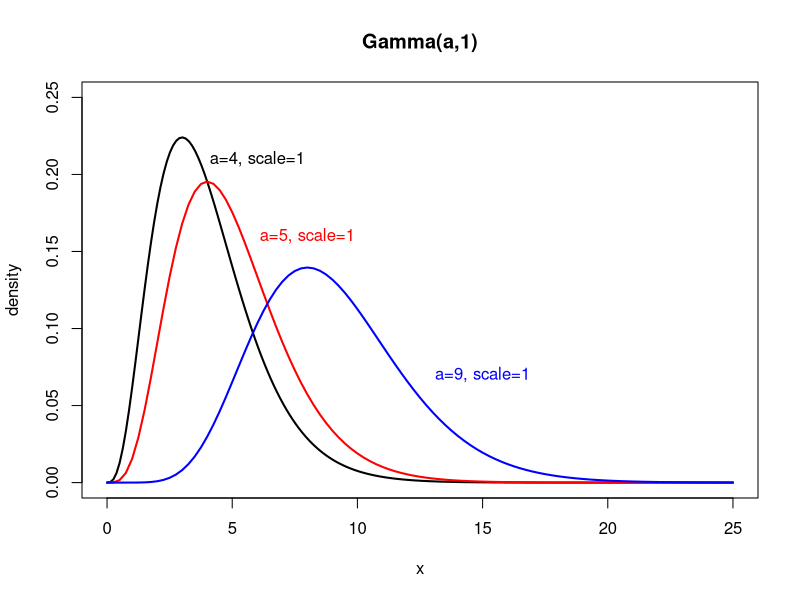
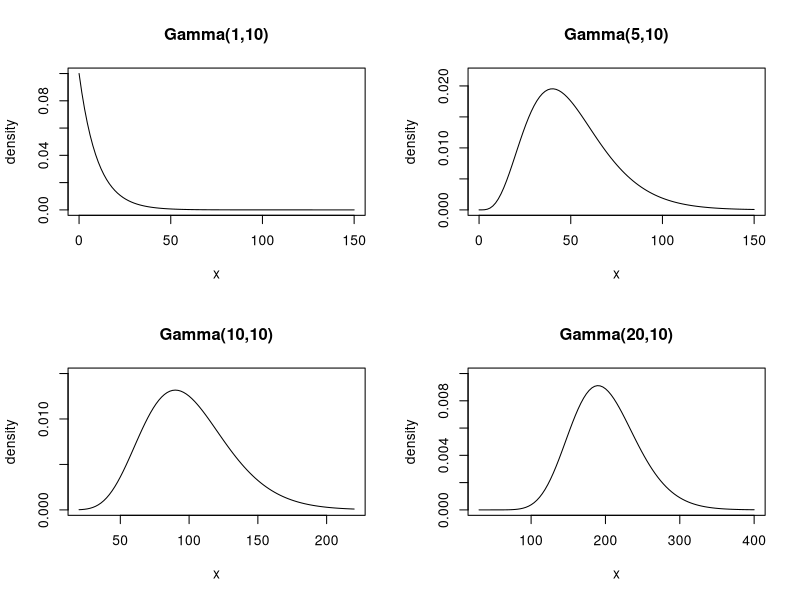
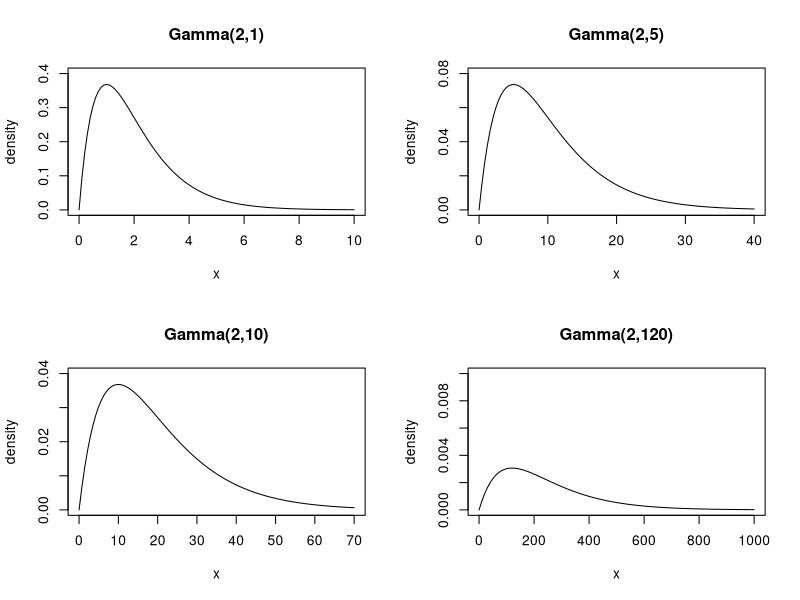
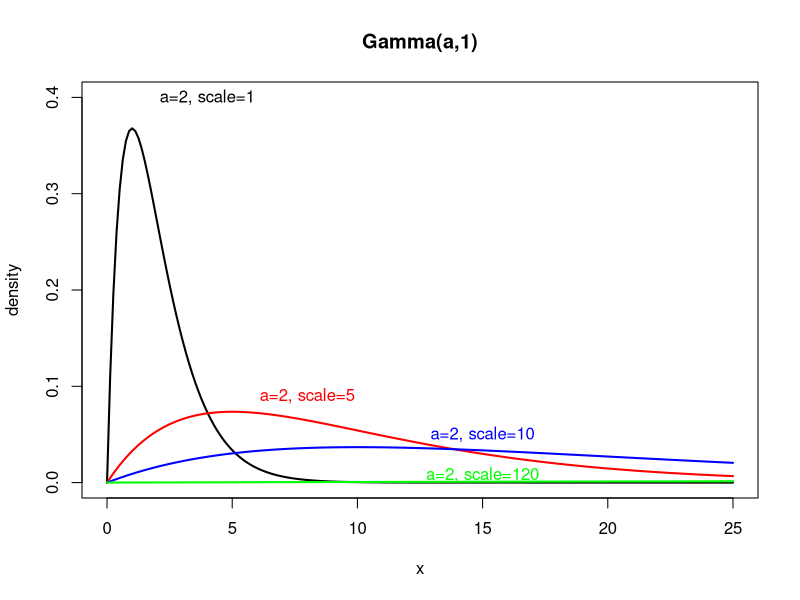
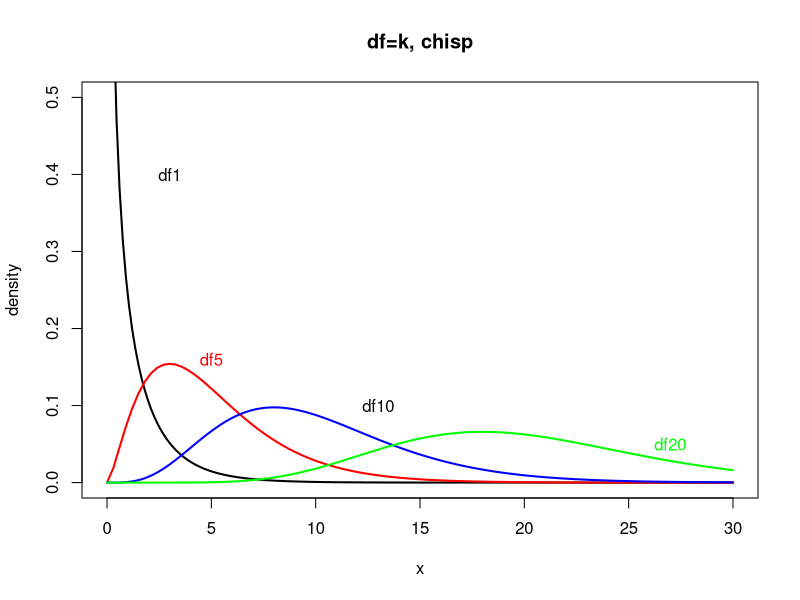
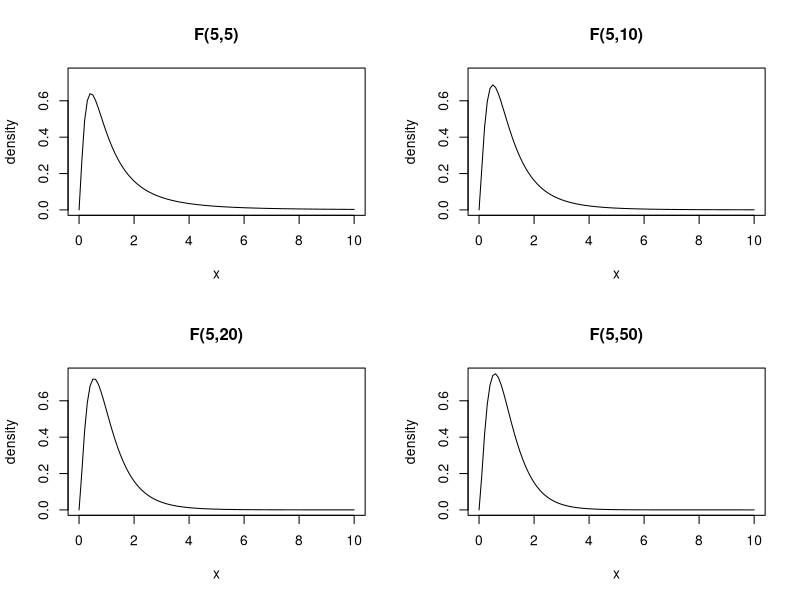
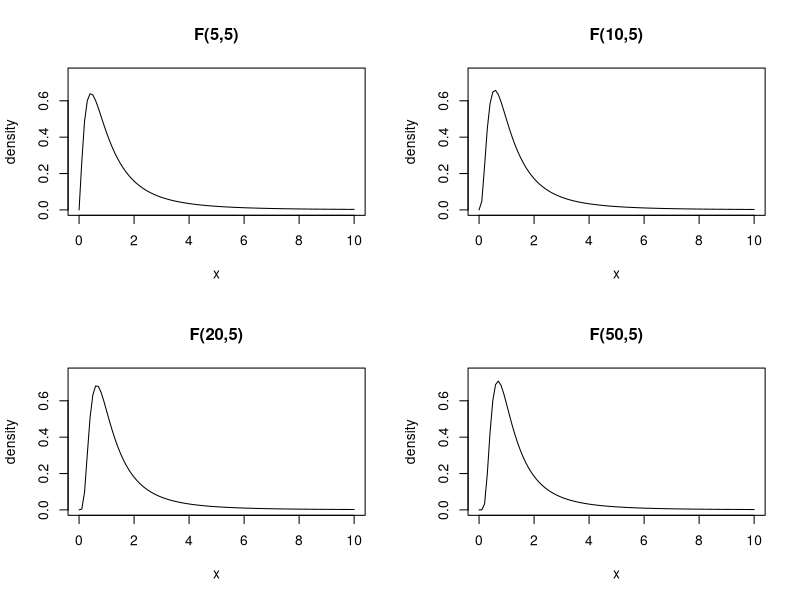
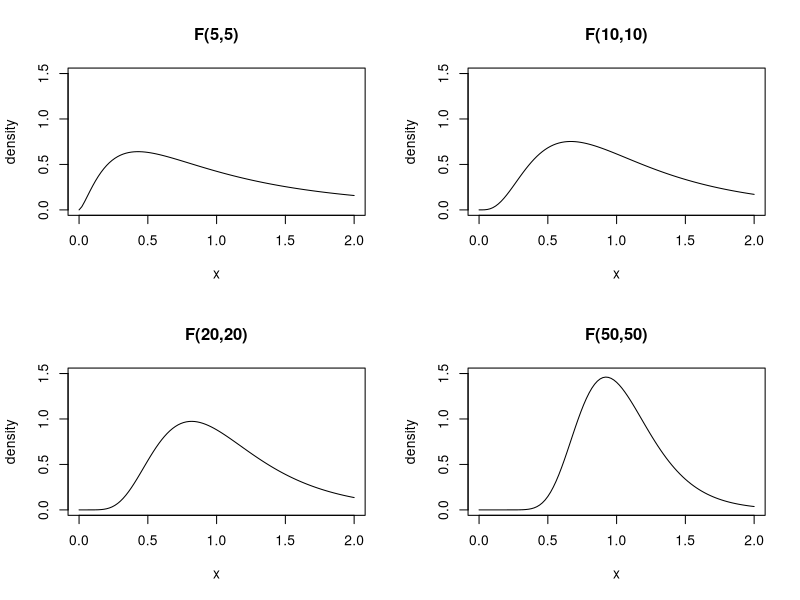

Recreate these plots in R, in order.
#감마분포의 이해 1: Gamma(a,1)의 분포
x <- seq(0,25,length=200)
y <- dgamma(x,shape=4,scale=1)
plot(x,y,type="l", ylim=c(0,0.25), lwd=2, ylab="density", main="Gamma(a,1)")
text(x=6, y=0.21, "a=4, scale=1")


curve(dgamma(x,shape=5,scale=1), lwd=2, col="red", add=T)
text(x=8, y=0.16, "a=5, scale=1", col="red")



curve(dgamma(x,shape=9,scale=1), lwd=2, col="blue", add=T)
text(x=15, y=0.07, "a=9, scale=1", col="blue")
  #shape 모양, scale 퍼진 정도



# 감마분포의 이해2: Gamma(shape=a, scale=10)
par(mfrow=c(2,2))
x <- seq(0,150,length=200)
curve(dgamma(x,1,scale=10),0,150, ylim=c(0,0.1), ylab="density", main="Gamma(1,10)")

x <- seq(0,150,length=200)
curve(dgamma(x,5,scale=10),0,150, ylim=c(0,0.022), ylab="density", main="Gamma(5,10)")


x <- seq(20,220,length=200)
curve(dgamma(x,10,scale=10),20,220, ylim=c(0,0.015), ylab="density", main="Gamma(10,10)")


x <- seq(80,400,length=200)
curve(dgamma(x,20,scale=10),30,400, ylim=c(0,0.01), ylab="density", main="Gamma(20,10)")


# 감마분포의 이해3: Gamma(shape=2, scale=b)

par(mfrow=c(2,2))

curve(dgamma(x,2,scale=1),0,10, ylim=c(0,0.4), ylab="density", main="Gamma(2,1)")

curve(dgamma(x,2,scale=5),0,40, ylim=c(0,0.08), ylab="density", main="Gamma(2,5)")

curve(dgamma(x,2,scale=10),0,70, ylim=c(0,0.04), ylab="density", main="Gamma(2,10)")

curve(dgamma(x,2,scale=120),0,1000, ylim=c(0,0.01), ylab="density", main="Gamma(2,120)")


#이해3. 한화면에
par(mfrow=c(1,1))

x <- seq(0,25,length=200)
y <- dgamma(x,shape=2,scale=1)
plot(x,y,type="l", ylim=c(0,0.4), lwd=2, ylab="density", main="Gamma(a,1)")
text(x=4, y=0.40, "a=2, scale=1")

curve(dgamma(x,shape=2,scale=5), lwd=2, col="red", add=T)
text(x=8, y=0.09, "a=2, scale=5", col="red")

curve(dgamma(x,shape=2,scale=10), lwd=2, col="blue", add=T)
text(x=15, y=0.05, "a=2, scale=10", col="blue")

curve(dgamma(x,shape=2,scale=120), lwd=2, col="green", add=T)
text(x=15, y=0.008, "a=2, scale=120", col="green")


#카이제곱분포 gamma(shape=k/2, scale=2)=chisq(k)
x <- seq(0,30,length=200)
y <- dchisq(x,1)
plot(x,y,type="l", ylim=c(0,0.5), lwd=2, ylab="density", main="df=k, chisp")
text(x=3, y=0.40, "df1")

curve(dchisq(x,5), lwd=2, col="red", add=T)
text(x=5, y=0.16, "df5", col="red")

curve(dchisq(x,10), lwd=2, col="blue", add=T)
text(x=13, y=0.1, "df10")

curve(dchisq(x,20), lwd=2, col="green", add=T)
text(x=27, y=0.05, "df20", col="green")


#f(5,df2)
par(mfrow=c(2,2))

x <- seq(0,15,length=200)
curve(df(x,df1=5,df2=5),0,10, ylim=c(0,0.75), ylab="density", main="F(5,5)")
curve(df(x,df1=5,df2=10),0,10, ylim=c(0,0.75), ylab="density", main="F(5,10)")
curve(df(x,df1=5,df2=20),0,10, ylim=c(0,0.75), ylab="density", main="F(5,20)")
curve(df(x,df1=5,df2=50),0,10, ylim=c(0,0.75), ylab="density", main="F(5,50)")

#f(df1,5)
par(mfrow=c(2,2))
x <- seq(0,15,length=200)
curve(df(x,df1=5,df2=5),0,10, ylim=c(0,0.75), ylab="density", main="F(5,5)")
curve(df(x,df1=10,df2=5),0,10, ylim=c(0,0.75), ylab="density", main="F(10,5)")
curve(df(x,df1=20,df2=5),0,10, ylim=c(0,0.75), ylab="density", main="F(20,5)")
curve(df(x,df1=50,df2=5),0,10, ylim=c(0,0.75), ylab="density", main="F(50,5)")

#f(df1,df2)
par(mfrow=c(2,2))
x <- seq(0,15,length=200)
curve(df(x,df1=5,df2=5),0,2, ylim=c(0,1.5), ylab="density", main="F(5,5)")
curve(df(x,df1=10,df2=10),0,2, ylim=c(0,1.5), ylab="density", main="F(10,10)")
curve(df(x,df1=20,df2=20),0,2, ylim=c(0,1.5), ylab="density", main="F(20,20)")
curve(df(x,df1=50,df2=50),0,2, ylim=c(0,1.5), ylab="density", main="F(50,50)")

#베타분포
par(mfrow=c(1,1))
curve(dbeta(x,shape1=2,shape2=2),0,1, ylim=c(0,8.5), lwd=2, type="l", main="beta(shape1=2,shape2) fixed shape1=2")
text(x=0.5, y=1.8, "2,2")
curve(dbeta(x,shape1=2,shape2=5),0,1, ylim=c(0,8.5), add=T, col="red", lwd=2, type="l")
text(x=0.2, y=2.75, "2,5", col="red")
curve(dbeta(x,shape1=2,shape2=10),0,1, ylim=c(0,8.5), add=T, col="blue", lwd=2, type="l")
text(x=0.1, y=4.5, "2,10", col="blue")
curve(dbeta(x,shape1=2,shape2=20),0,1, ylim=c(0,8.5), add=T, col="green", lwd=2, type="l")
text(x=0.05, y=8.15, "2,20", col="green")

par(mfrow=c(1,1))
curve(dbeta(x,shape1=2,shape2=2),0,1, ylim=c(0,8.5), lwd=2, type="l", main="beta(shape1,shape2=2) fixed shape2=2")
text(x=0.5, y=1.8, "2,2")
curve(dbeta(x,shape1=2,shape2=5),0,1, ylim=c(0,8.5), add=T, col="red", lwd=2, type="l")
text(x=0.2, y=2.75, "5,2", col="red")
curve(dbeta(x,shape1=2,shape2=10),0,1, ylim=c(0,8.5), add=T, col="blue", lwd=2, type="l")
text(x=0.1, y=4.5, "10,2", col="blue")
curve(dbeta(x,shape1=2,shape2=20),0,1, ylim=c(0,8.5), add=T, col="green", lwd=2, type="l")
text(x=0.05, y=8.15, "20,2", col="green")


par(mfrow=c(1,1))
curve(dbeta(x,shape1=2,shape2=2),0,1, ylim=c(0,5.5), lwd=2, type="l", main="beta(shape1,shape2=2)")
text(x=0.5, y=1.5, "2,2")
curve(dbeta(x,shape1=5,shape2=5),0,1, ylim=c(0,5.5), add=T, col="red", lwd=2, type="l")
text(x=0.5, y=2.5, "5,5", col="red")
curve(dbeta(x,shape1=10,shape2=10),0,1, ylim=c(0,5.5), add=T, col="blue", lwd=2, type="l")
text(x=0.5, y=3.5, "10,10", col="blue")
curve(dbeta(x,shape1=20,shape2=20),0,1, ylim=c(0,5.5), add=T, col="green", lwd=2, type="l")
text(x=0.5, y=5, "20,20", col="green")


#포아송분포의 형태
par(mfrow=c(2,2))
x <- 1:10
plot(x, dpois(x,lambda=1), prob=TRUE, type="h", lwd=5, ylab="probability", main="P(1)")

x <- 1:15
plot(x, dpois(x,lambda=5), prob=TRUE, type="h", lwd=5, ylab="probability", main="P(5)")

x <- 1:20
plot(x, dpois(x,lambda=10), prob=TRUE, type="h", lwd=5, ylab="probability", main="P(10)")

x <- 1:40
plot(x, dpois(x,lambda=20), prob=TRUE, type="h", lwd=5, ylab="probability", main="P(20)")


#정규성검정 // 정규분포에서 난수 발생으로 표본을 얻은 경우 히스토그램 그려보기
par(mfrow=c(2,2))
x <- seq(6.5, 13.5, by=0.01)

y1 <- rnorm(50, mean=10, sd=1)
hist(y1, prob=TRUE, xlim=c(6.5, 13.5), ylim=c(0, 0.5), xlab=paste("shapiro pv is = ",round(shapiro.test(y1)$p.value,3)))
lines(x, dnorm(x, 10, 1))


y2 <- rnorm(100, mean=10, sd=1)
hist(y2, prob=TRUE, xlim=c(6.5, 13.5), ylim=c(0, 0.5), xlab=paste("shapiro pv is = ",round(shapiro.test(y2)$p.value,3)))
lines(x, dnorm(x, 10, 1))


y3 <- rnorm(200, mean=10, sd=1)
hist(y3, prob=TRUE, xlim=c(6.5, 13.5), ylim=c(0, 0.5), xlab=paste("shapiro pv is = ",round(shapiro.test(y3)$p.value,3)))
lines(x, dnorm(x, 10, 1))

y4 <- rnorm(500, mean=10, sd=1)
hist(y4, prob=TRUE, xlim=c(6.5, 13.5), ylim=c(0, 0.5), xlab=paste("shapiro pv is = ",round(shapiro.test(y4)$p.value,3)))
lines(x, dnorm(x, 10, 1))



#shaprio.test() .. 정규성 검정 함수
  #p가 크면 귀무가설 채택하여 정규성 만족한다
